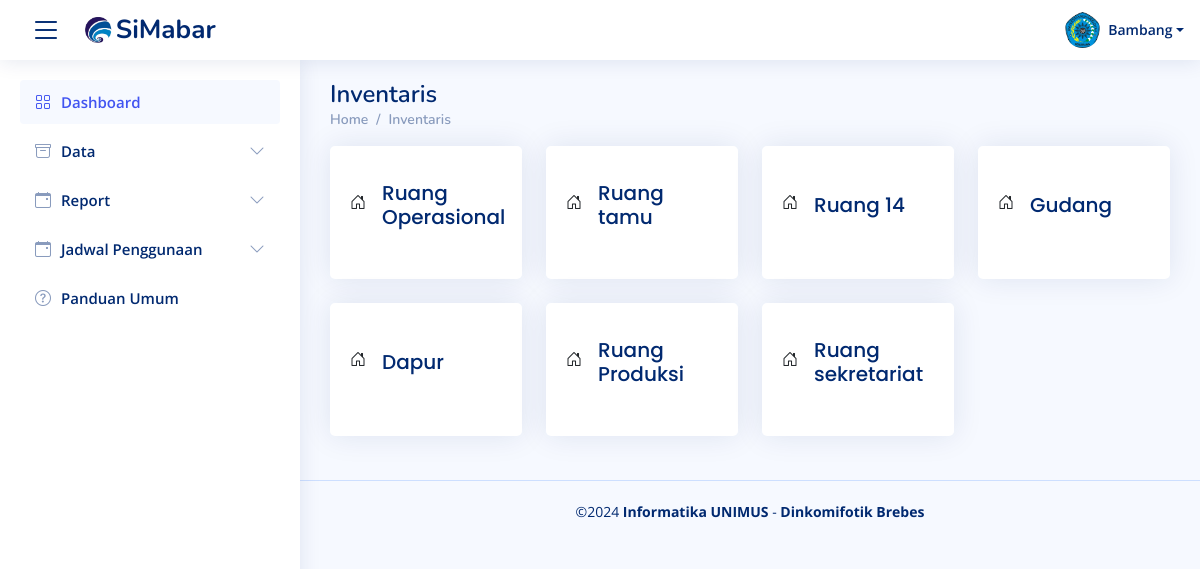
Before: /inventaris.php with the older database file.
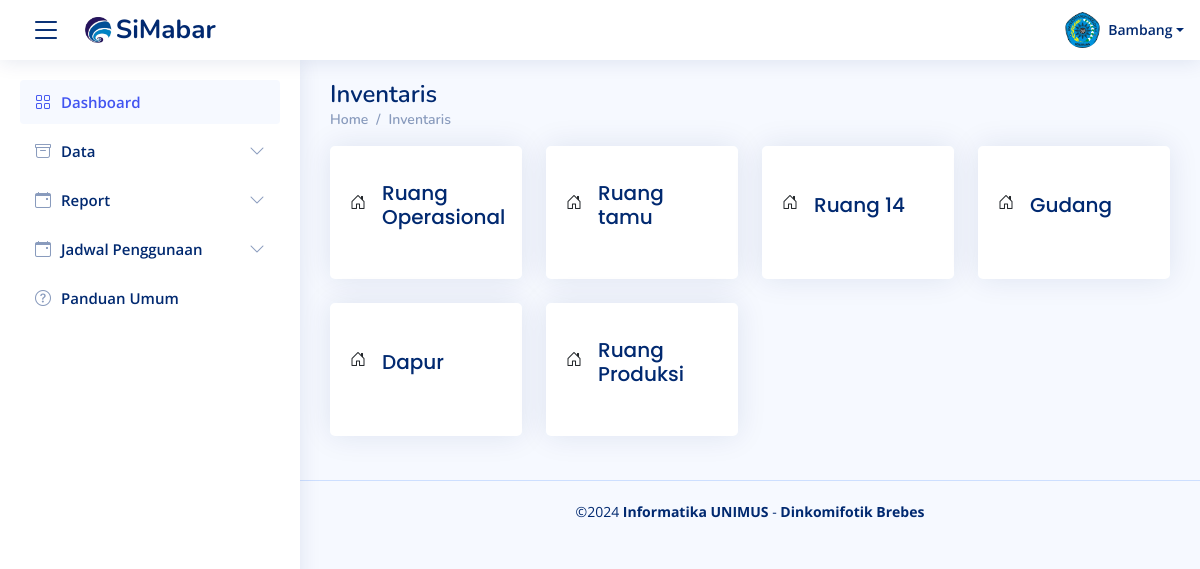
After: the same page with the newer database file.
### tables this page shows
CREATE TABLE `lokasi` (
  `id_lokasi` varchar(50) NOT NULL,
  `nama_lokasi` varchar(100) NOT NULL,
  `bid_lokasi` varchar(50) DEFAULT NULL,
  `tempat_lokasi` varchar(100) DEFAULT NULL,
  `kategori_lokasi` varchar(50) DEFAULT NULL,
  `desk_lokasi` text DEFAULT NULL
);

### inventaris.php (the view, shortened to what this page needs)
<?php
include ('koneksi/koneksi.php');
include ("component/header.php");
$query = "SELECT id_lokasi, nama_lokasi FROM lokasi WHERE kategori_lokasi = 'Ruangan'";
$result = mysqli_query($conn, $query);
?>
<main id="main" class="main">
<div class="pagetitle">
    <h1>Inventaris</h1>
    <nav>
      <ol class="breadcrumb">
        <li class="breadcrumb-item"><a href="index.html">Home</a></li>
        <li class="breadcrumb-item">Inventaris</li>
      </ol>
    </nav>
  </div>
<div class="col-lg-12">
    <div class="row">
        <?php
        if (mysqli_num_rows($result) > 0) {
            while ($row = mysqli_fetch_assoc($result)) {
                $nama_ruang = $row['nama_lokasi'];
        ?>
        <div class="col-xxl-5 col-md-3 mb-4">
        <a href="inventaris_ruangan.php?nama_lokasi=<?php echo urlencode($nama_ruang); ?>" class="text-decoration-none text-dark">
                <div class="card info-card sales-card h-100">
                    <div class="card-body d-flex align-items-center">
                        <div class="card-icon rounded-circle d-flex align-items-center justify-content-center me-3">
                            <i class="bi bi-house-door"></i>
                        </div>
                        <div>
                            <h6 class="card-title mb-0 small-font"><?php echo htmlspecialchars($nama_ruang); ?></h6>
                        </div>
                    </div>
                </div>
            </a>
        </div>
        <?php
            }
        } else {
            echo "<p>No rooms found in the database.</p>";
        }
        ?>
    </div>
</div>
    </main>
<?php include ("component/footer.php"); ?>

Changed rows visible on the page:
removed lokasi: nama_lokasi "Ruang sekretariat"
